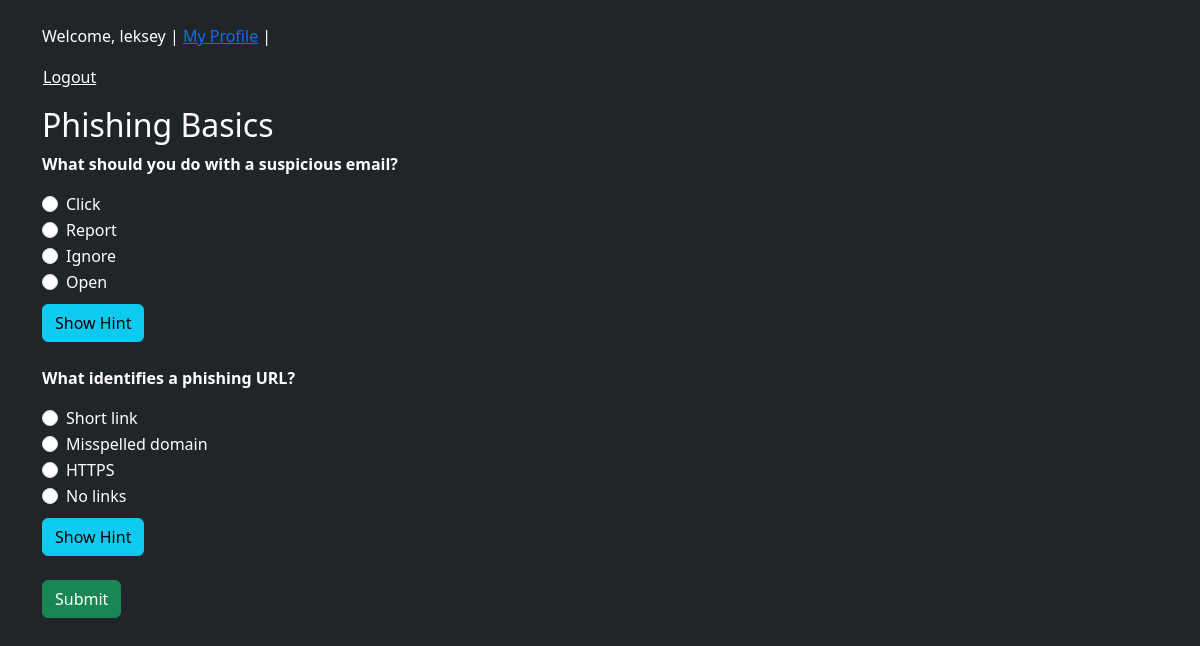
The page /challenge/1/ (signed in) on the database its author committed.
### core/models.py (models this page shows, shortened)
class Challenge(models.Model):
    CHALLENGE_TYPES = [('PHIS', 'Phishing'), ('PRET', 'Pretexting'), ('BAIT', 'Baiting'), ('TAIL', 'Tailgating')]
    DIFFICULTY = [('E', 'Easy'), ('M', 'Medium'), ('H', 'Hard')]
    challenge_id = models.CharField(max_length=20, unique=True)
    name = models.CharField(max_length=200)
    type = models.CharField(max_length=4, choices=CHALLENGE_TYPES)
    difficulty = models.CharField(max_length=1, choices=DIFFICULTY)

class Question(models.Model):
    challenge = models.ForeignKey(Challenge, on_delete=models.CASCADE, related_name="questions")
    text = models.TextField()
    choices = models.TextField(help_text="Each option on a new line.")
    correct_answer = models.TextField()

### core/views.py (the view, shortened to what this page needs)
# urls.py: path('challenge/<int:pk>/', views.challenge_view, name='challenge'),
@login_required
def challenge_view(request, pk):
    conn = sqlite3.connect(DB)
    cursor = conn.cursor()
    cursor.execute("SELECT id, name FROM core_challenge WHERE id = ?", (pk,))
    challenge = cursor.fetchone()
    cursor.execute("SELECT id, text, choices, correct_answer FROM core_question WHERE challenge_id = ?", (pk,))
    questions = cursor.fetchall()
    if request.method == 'GET':
        request.session['start_time'] = datetime.now().timestamp()
        return render(request, 'core/challenge.html', {'challenge': challenge, 'questions': questions})

### templates/core/challenge.html (shortened to what this page needs)
{% extends "base.html" %}
{% block content %}
<h2>{{ challenge.1 }}</h2>
<form method="post">{% csrf_token %}
{% for qid, text, choices, correct in questions %}
<div class="mb-4">
  <p><strong>{{ text }}</strong></p>
  {% for option in choices.splitlines %}
    <div class="form-check">
      <input class="form-check-input" type="radio" name="q{{ qid }}" value="{{ option }}" id="q{{ qid }}_{{ forloop.counter }}">
      <label class="form-check-label" for="q{{ qid }}_{{ forloop.counter }}">{{ option }}</label>
    </div>
  {% endfor %}
  <button type="button" class="btn btn-info mt-2" onclick="useHint({{ qid }})">Show Hint</button>
</div>
{% endfor %}
<button type="submit" class="btn btn-success">Submit</button>
</form>
{% endblock %}

### templates/base.html (shortened to what this page needs)
<!DOCTYPE html>
<html lang="en">
<head>
    <link rel="stylesheet" href="https://cdn.jsdelivr.net/npm/bootstrap@5.3.3/dist/css/bootstrap.min.css">
</head>
<body class="bg-dark text-white">
    <div class="container py-4">
        {% if user.is_authenticated %}
<p>
    Welcome, {{ user.username }} |
    <a href="{% url 'profile' %}">My Profile</a> |
    <form method="post" action="{% url 'logout' %}" style="display:inline;">
        <button type="submit" class="btn btn-link p-0 m-0 align-baseline text-white">Logout</button>
    </form>
</p>
{% else %}
<p><a href="{% url 'login' %}">Login</a> | <a href="{% url 'register' %}">Register</a></p>
{% endif %}
        {% block content %}{% endblock %}
    </div>
</body>
</html>

### rows shown on the page
Challenge: name "Phishing Basics"
Question: text "What should you do with a suspicious email?", splitlines "Click" "Report" "Ignore" "Open"
Question: text "What identifies a phishing URL?", splitlines "Short link" "Misspelled domain" "HTTPS" "No links"

### other values the page prints
{{ user.username }} "leksey"
